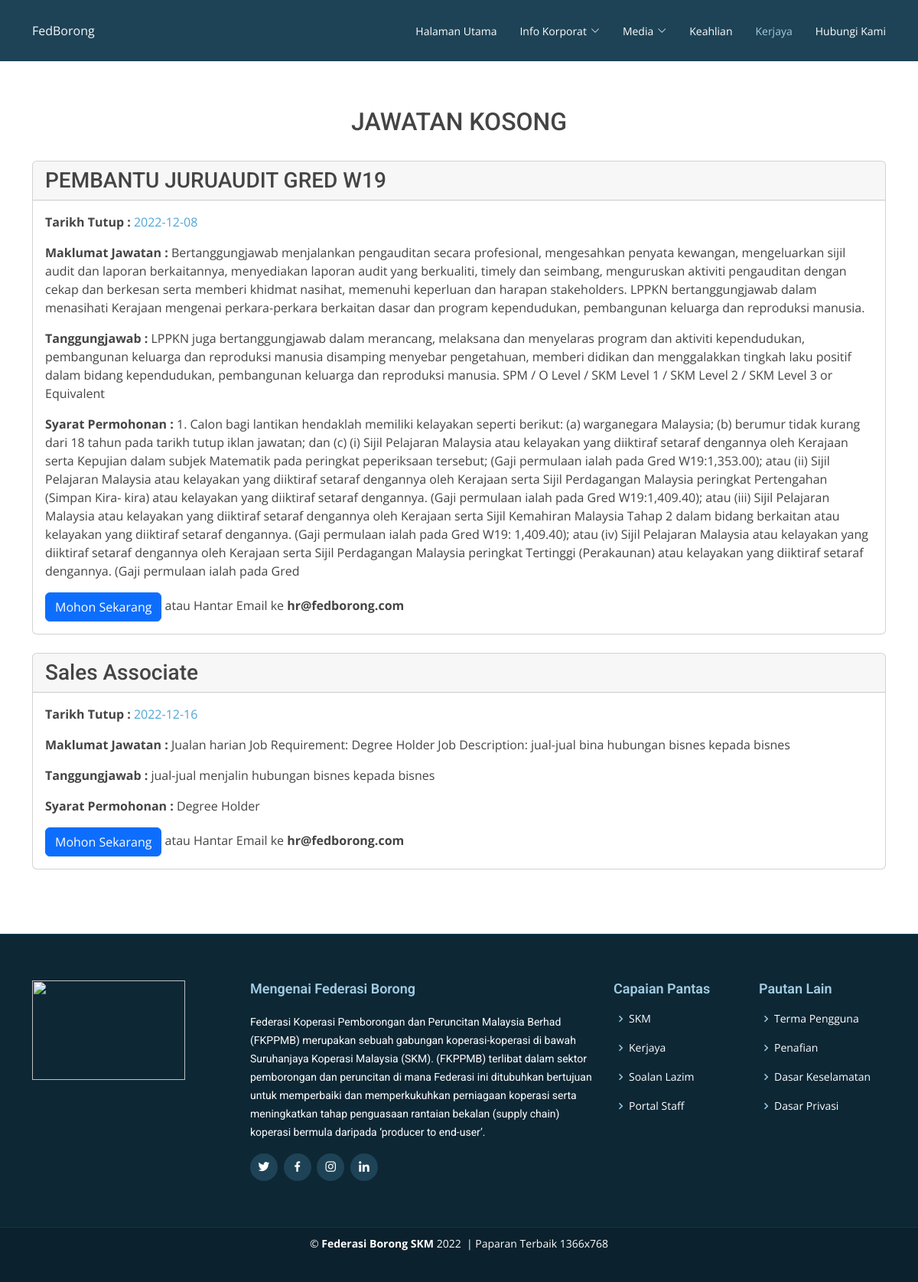
Page /career.php on the earlier database version.
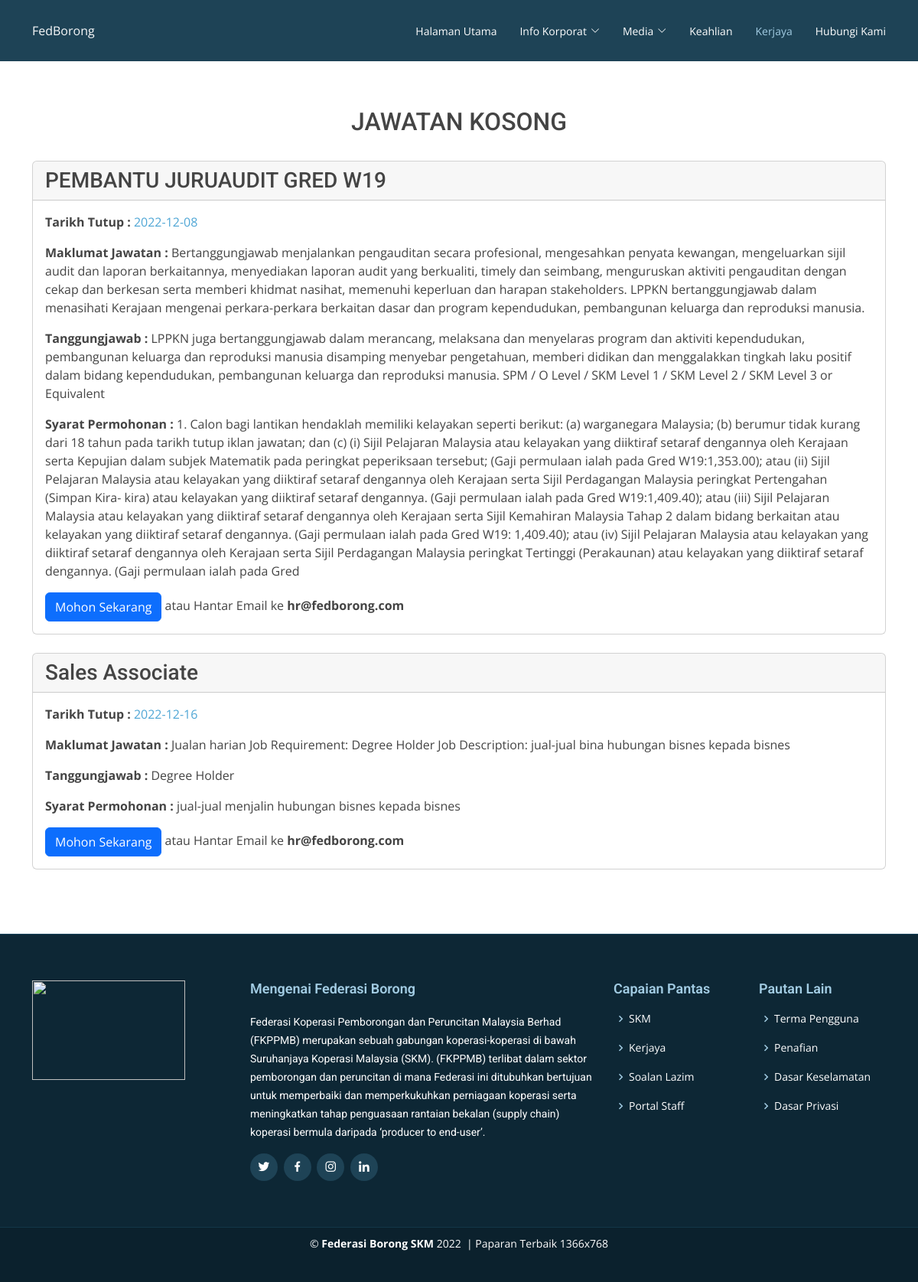
Same page on the later database version.
### tables this page shows
CREATE TABLE `jawatan` (
  `id` int(12) NOT NULL,
  `job` text NOT NULL,
  `overview` longtext NOT NULL,
  `responsibilities` mediumtext NOT NULL,
  `requirements` mediumtext NOT NULL,
  `date` date NOT NULL
);

### careerdisplay.php (the view, shortened to what this page needs)
<?php include 'db_connect.php' ?>
<?php
$result = mysqli_query($conn,"SELECT * FROM jawatan");
if(mysqli_num_rows($result) > 0){
    while($row= $result->fetch_assoc()):
		$oview = $row['overview'];
		$resp = $row['responsibilities'];
		$req = $row['requirements'];
		$date = $row['date'];
		?>
	<div class=" ">
    <div class="card">
	<h3 class="card-header"><?php echo ucwords($row['job']) ?></h3>
      <div class="card-body">
		<p><b>Tarikh Tutup : </b><a class=""><?php echo $date; ?></a></p>
		<p class="text-left"><b>Maklumat Jawatan :</b> <?php echo $oview; ?></p>
		<p class="text-left"><b>Tanggungjawab :</b> <?php echo $resp; ?></p>
		<p class="text-left"><b>Syarat Permohonan :</b> <?php echo $req; ?></p>
        <a href = "mailto: hr@fedborong.com" class="btn btn-primary">Mohon Sekarang</a>
		<a>atau Hantar Email ke <b>hr@fedborong.com</b></a>
      </div>
    </div>
  </div>
  <br>
		<?php endwhile; mysqli_close($conn);
		} else {
			echo "Jawatan kosong belum dikemaskini, sila cuba sebentar lagi.";
		}
		?>

Differences in the rows shown:
changed jawatan "Sales Associate": responsibilities "jual-jual menjalin hubungan bisnes kepada bisnes" → "Degree Holder"; requirements "Degree Holder" → "jual-jual menjalin hubungan bisnes kepada bisnes"
